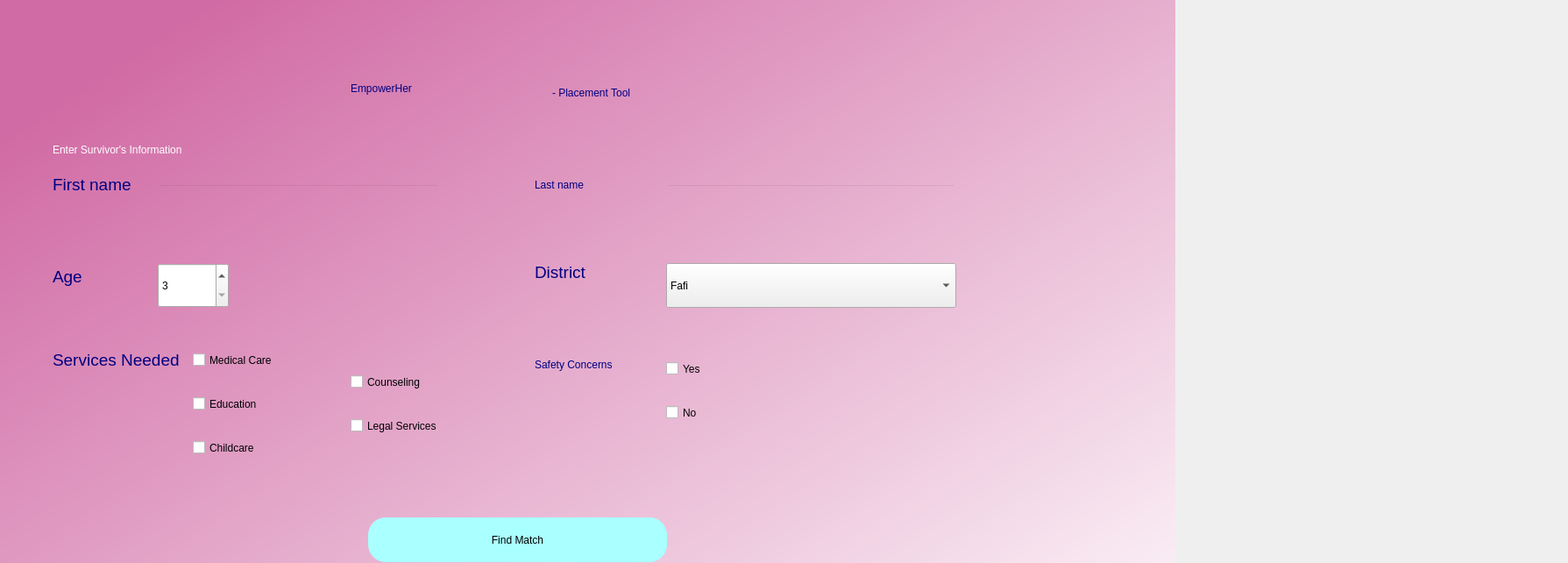
<?xml version="1.0" encoding="UTF-8"?>
<ui version="4.0">
 <class>Dialog</class>
 <widget class="QDialog" name="Dialog">
  <property name="geometry">
   <rect>
    <x>0</x>
    <y>0</y>
    <width>1789</width>
    <height>642</height>
   </rect>
  </property>
  <property name="windowTitle">
   <string>Dialog</string>
  </property>
  <widget class="QWidget" name="bgwidget" native="true">
   <property name="geometry">
    <rect>
     <x>-10</x>
     <y>0</y>
     <width>1351</width>
     <height>861</height>
    </rect>
   </property>
   <property name="styleSheet">
    <string notr="true">QWidget#bgwidget{
background-color:qlineargradient(spread:pad, x1:0.091, y1:0.101636, x2:0.991379, y2:0.977, stop:0 rgba(209, 107, 165, 255), stop:1 rgba(255, 255, 255, 255));}</string>
   </property>
   <widget class="QLabel" name="label">
    <property name="geometry">
     <rect>
      <x>410</x>
      <y>70</y>
      <width>231</width>
      <height>61</height>
     </rect>
    </property>
    <property name="styleSheet">
     <string notr="true">
color:rgb(0, 0, 127);
font: 75 30pt &quot;MS Shell Dlg 2&quot;;</string>
    </property>
    <property name="text">
     <string>EmpowerHer</string>
    </property>
   </widget>
   <widget class="QLabel" name="label_2">
    <property name="geometry">
     <rect>
      <x>70</x>
      <y>150</y>
      <width>271</width>
      <height>41</height>
     </rect>
    </property>
    <property name="styleSheet">
     <string notr="true">font: 16pt &quot;MS Shell Dlg 2&quot;;color:rgb(255, 255, 255)</string>
    </property>
    <property name="text">
     <string>Enter Survivor's Information</string>
    </property>
   </widget>
   <widget class="QPushButton" name="calculate">
    <property name="geometry">
     <rect>
      <x>430</x>
      <y>590</y>
      <width>341</width>
      <height>51</height>
     </rect>
    </property>
    <property name="styleSheet">
     <string notr="true">border-radius:20px;
background-color: rgb(170, 255, 255);
font: 14pt &quot;MS Shell Dlg 2&quot;;</string>
    </property>
    <property name="text">
     <string>Find Match</string>
    </property>
   </widget>
   <widget class="QLineEdit" name="f_name">
    <property name="geometry">
     <rect>
      <x>190</x>
      <y>210</y>
      <width>321</width>
      <height>51</height>
     </rect>
    </property>
    <property name="styleSheet">
     <string notr="true">background-color:rgba(0,0,0,0);
color: rrgb(0, 0, 0);
font: 14pt &quot;MS Shell Dlg 2&quot;;
</string>
    </property>
    <property name="text">
     <string/>
    </property>
   </widget>
   <widget class="QLineEdit" name="l_name">
    <property name="geometry">
     <rect>
      <x>770</x>
      <y>210</y>
      <width>331</width>
      <height>51</height>
     </rect>
    </property>
    <property name="styleSheet">
     <string notr="true">background-color:rgba(0,0,0,0);
color: rrgb(0, 0, 0);
font: 14pt &quot;MS Shell Dlg 2&quot;;
</string>
    </property>
   </widget>
   <widget class="QLabel" name="label_3">
    <property name="geometry">
     <rect>
      <x>70</x>
      <y>200</y>
      <width>91</width>
      <height>21</height>
     </rect>
    </property>
    <property name="font">
     <font>
      <family>MS Shell Dlg 2</family>
      <pointsize>14</pointsize>
      <weight>50</weight>
      <italic>false</italic>
      <bold>false</bold>
     </font>
    </property>
    <property name="styleSheet">
     <string notr="true">font: 14pt &quot;MS Shell Dlg 2&quot;; color:rgb(0, 0, 127)</string>
    </property>
    <property name="text">
     <string>First name</string>
    </property>
   </widget>
   <widget class="QLabel" name="lname">
    <property name="geometry">
     <rect>
      <x>620</x>
      <y>200</y>
      <width>91</width>
      <height>21</height>
     </rect>
    </property>
    <property name="styleSheet">
     <string notr="true">font: 14pt &quot;MS Shell Dlg 2&quot;; color:rgb(0, 0, 127)</string>
    </property>
    <property name="text">
     <string>Last name</string>
    </property>
   </widget>
   <widget class="QLabel" name="label_5">
    <property name="geometry">
     <rect>
      <x>70</x>
      <y>300</y>
      <width>41</width>
      <height>31</height>
     </rect>
    </property>
    <property name="font">
     <font>
      <family>MS Shell Dlg 2</family>
      <pointsize>14</pointsize>
      <weight>50</weight>
      <italic>false</italic>
      <bold>false</bold>
     </font>
    </property>
    <property name="styleSheet">
     <string notr="true">
font: 14pt &quot;MS Shell Dlg 2&quot;; color:rgb(0, 0, 127)</string>
    </property>
    <property name="text">
     <string>Age</string>
    </property>
   </widget>
   <widget class="QLabel" name="label_6">
    <property name="geometry">
     <rect>
      <x>620</x>
      <y>300</y>
      <width>61</width>
      <height>21</height>
     </rect>
    </property>
    <property name="font">
     <font>
      <family>MS Shell Dlg 2</family>
      <pointsize>14</pointsize>
      <weight>50</weight>
      <italic>false</italic>
      <bold>false</bold>
     </font>
    </property>
    <property name="styleSheet">
     <string notr="true">font: 14pt &quot;MS Shell Dlg 2&quot;; color:rgb(0, 0, 127)</string>
    </property>
    <property name="text">
     <string>District </string>
    </property>
   </widget>
   <widget class="QComboBox" name="district">
    <property name="geometry">
     <rect>
      <x>770</x>
      <y>300</y>
      <width>331</width>
      <height>51</height>
     </rect>
    </property>
    <property name="styleSheet">
     <string notr="true">
font: 14pt &quot;MS Shell Dlg 2&quot;;</string>
    </property>
    <item>
     <property name="text">
      <string>Fafi</string>
     </property>
    </item>
    <item>
     <property name="text">
      <string>Garissa</string>
     </property>
    </item>
    <item>
     <property name="text">
      <string>Ijara</string>
     </property>
    </item>
    <item>
     <property name="text">
      <string>Lafey</string>
     </property>
    </item>
    <item>
     <property name="text">
      <string>Mandera Central</string>
     </property>
    </item>
    <item>
     <property name="text">
      <string>Mandera East</string>
     </property>
    </item>
    <item>
     <property name="text">
      <string>Mandera West</string>
     </property>
    </item>
    <item>
     <property name="text">
      <string>Wajir East</string>
     </property>
    </item>
    <item>
     <property name="text">
      <string>Wajir North</string>
     </property>
    </item>
    <item>
     <property name="text">
      <string>Wajir South</string>
     </property>
    </item>
    <item>
     <property name="text">
      <string>Wajir West</string>
     </property>
    </item>
   </widget>
   <widget class="QLabel" name="label_7">
    <property name="geometry">
     <rect>
      <x>70</x>
      <y>390</y>
      <width>151</width>
      <height>41</height>
     </rect>
    </property>
    <property name="font">
     <font>
      <family>MS Shell Dlg 2</family>
      <pointsize>14</pointsize>
      <weight>50</weight>
      <italic>false</italic>
      <bold>false</bold>
     </font>
    </property>
    <property name="styleSheet">
     <string notr="true">
font: 14pt &quot;MS Shell Dlg 2&quot;; color:rgb(0, 0, 127)</string>
    </property>
    <property name="text">
     <string>Services Needed</string>
    </property>
   </widget>
   <widget class="QCheckBox" name="service1">
    <property name="geometry">
     <rect>
      <x>230</x>
      <y>400</y>
      <width>171</width>
      <height>21</height>
     </rect>
    </property>
    <property name="styleSheet">
     <string notr="true">font: 14pt &quot;MS Shell Dlg 2&quot;;</string>
    </property>
    <property name="text">
     <string>Medical Care</string>
    </property>
   </widget>
   <widget class="QCheckBox" name="service2">
    <property name="geometry">
     <rect>
      <x>230</x>
      <y>450</y>
      <width>111</width>
      <height>21</height>
     </rect>
    </property>
    <property name="styleSheet">
     <string notr="true">font: 14pt &quot;MS Shell Dlg 2&quot;;</string>
    </property>
    <property name="text">
     <string>Education</string>
    </property>
   </widget>
   <widget class="QCheckBox" name="service3">
    <property name="geometry">
     <rect>
      <x>230</x>
      <y>500</y>
      <width>131</width>
      <height>21</height>
     </rect>
    </property>
    <property name="styleSheet">
     <string notr="true">font: 14pt &quot;MS Shell Dlg 2&quot;;</string>
    </property>
    <property name="text">
     <string>Childcare</string>
    </property>
   </widget>
   <widget class="QSpinBox" name="age">
    <property name="geometry">
     <rect>
      <x>190</x>
      <y>300</y>
      <width>81</width>
      <height>51</height>
     </rect>
    </property>
    <property name="styleSheet">
     <string notr="true">font: 14pt &quot;MS Shell Dlg 2&quot;;</string>
    </property>
    <property name="minimum">
     <number>3</number>
    </property>
    <property name="maximum">
     <number>65</number>
    </property>
   </widget>
   <widget class="QLabel" name="error">
    <property name="geometry">
     <rect>
      <x>230</x>
      <y>542</y>
      <width>291</width>
      <height>21</height>
     </rect>
    </property>
    <property name="styleSheet">
     <string notr="true">background-color:rgba(0,0,0,0);
color: rgb(255, 0, 0);
font: 10pt &quot;MS Shell Dlg 2&quot;;
</string>
    </property>
    <property name="text">
     <string/>
    </property>
   </widget>
   <widget class="QCheckBox" name="service4">
    <property name="geometry">
     <rect>
      <x>410</x>
      <y>420</y>
      <width>131</width>
      <height>31</height>
     </rect>
    </property>
    <property name="styleSheet">
     <string notr="true">font: 14pt &quot;MS Shell Dlg 2&quot;;</string>
    </property>
    <property name="text">
     <string>Counseling</string>
    </property>
   </widget>
   <widget class="QCheckBox" name="service5">
    <property name="geometry">
     <rect>
      <x>410</x>
      <y>470</y>
      <width>141</width>
      <height>31</height>
     </rect>
    </property>
    <property name="styleSheet">
     <string notr="true">font: 14pt &quot;MS Shell Dlg 2&quot;;</string>
    </property>
    <property name="text">
     <string>Legal Services</string>
    </property>
   </widget>
   <widget class="QLabel" name="safety">
    <property name="geometry">
     <rect>
      <x>620</x>
      <y>400</y>
      <width>141</width>
      <height>31</height>
     </rect>
    </property>
    <property name="styleSheet">
     <string notr="true">
font: 14pt &quot;MS Shell Dlg 2&quot;; color:rgb(0, 0, 127)</string>
    </property>
    <property name="text">
     <string>Safety Concerns</string>
    </property>
   </widget>
   <widget class="QCheckBox" name="yes_box">
    <property name="geometry">
     <rect>
      <x>770</x>
      <y>410</y>
      <width>171</width>
      <height>21</height>
     </rect>
    </property>
    <property name="styleSheet">
     <string notr="true">font: 14pt &quot;MS Shell Dlg 2&quot;;</string>
    </property>
    <property name="text">
     <string>Yes</string>
    </property>
   </widget>
   <widget class="QCheckBox" name="no_box">
    <property name="geometry">
     <rect>
      <x>770</x>
      <y>460</y>
      <width>171</width>
      <height>21</height>
     </rect>
    </property>
    <property name="styleSheet">
     <string notr="true">font: 14pt &quot;MS Shell Dlg 2&quot;;</string>
    </property>
    <property name="text">
     <string>No</string>
    </property>
   </widget>
   <widget class="QLabel" name="label_4">
    <property name="geometry">
     <rect>
      <x>640</x>
      <y>90</y>
      <width>181</width>
      <height>31</height>
     </rect>
    </property>
    <property name="styleSheet">
     <string notr="true">font: 14pt &quot;MS Shell Dlg 2&quot;;
color: rgb(0, 0, 127);</string>
    </property>
    <property name="text">
     <string>- Placement Tool</string>
    </property>
   </widget>
   <widget class="QPushButton" name="save_button">
    <property name="geometry">
     <rect>
      <x>460</x>
      <y>660</y>
      <width>271</width>
      <height>51</height>
     </rect>
    </property>
    <property name="styleSheet">
     <string notr="true">border-radius:20px;
background-color: rgb(170, 255, 255);
font: 14pt &quot;MS Shell Dlg 2&quot;;</string>
    </property>
    <property name="text">
     <string>Save Result</string>
    </property>
   </widget>
   <widget class="QPushButton" name="display_button">
    <property name="geometry">
     <rect>
      <x>490</x>
      <y>730</y>
      <width>201</width>
      <height>51</height>
     </rect>
    </property>
    <property name="styleSheet">
     <string notr="true">border-radius:20px;
background-color: rgb(170, 255, 255);
font: 14pt &quot;MS Shell Dlg 2&quot;;</string>
    </property>
    <property name="text">
     <string>Explore Centers</string>
    </property>
   </widget>
  </widget>
 </widget>
 <resources/>
 <connections/>
</ui>
